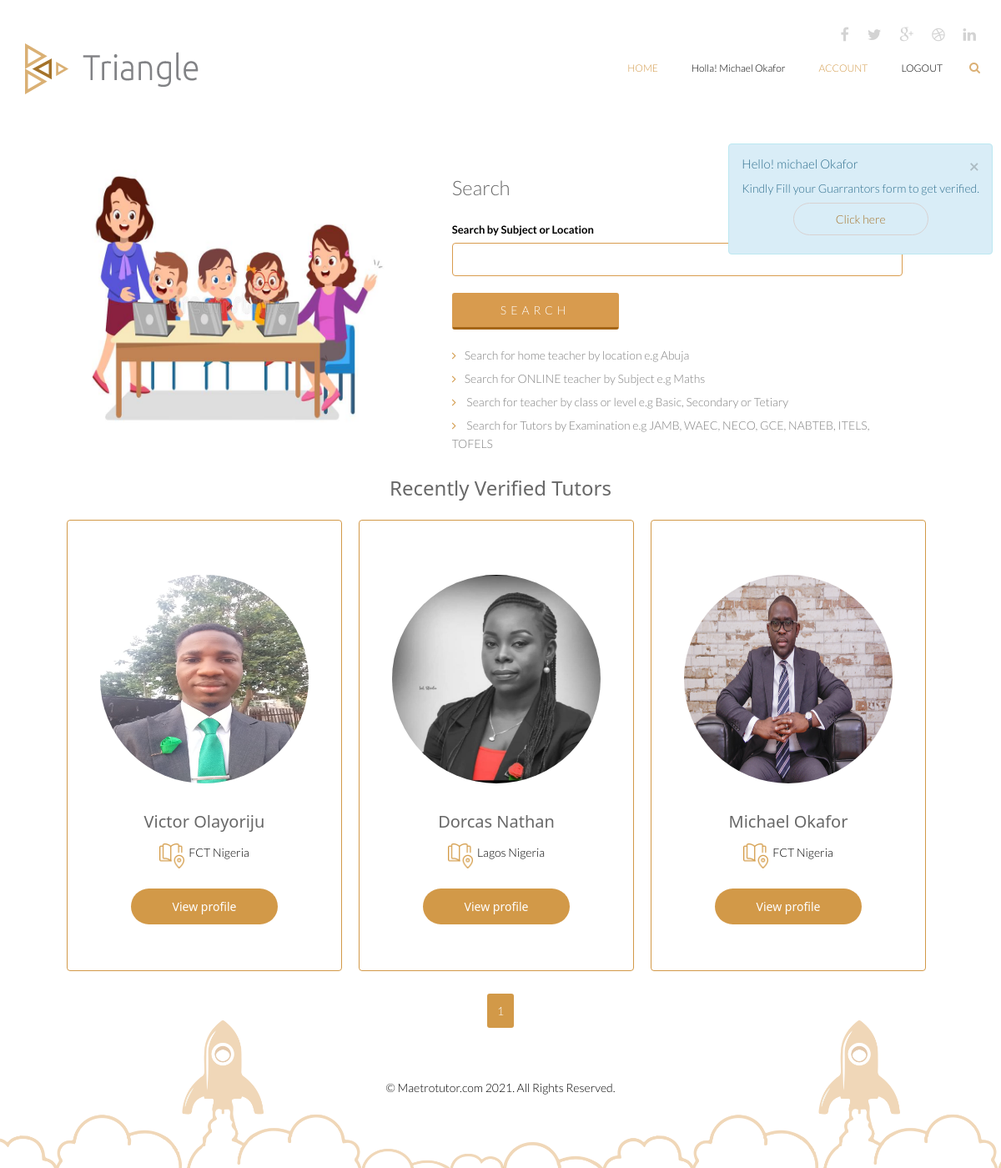
Screenshot of /home (signed in) with the database file from the repository.
### triangle/models.py (models this page shows)
class User(db.Model, UserMixin):
    id = db.Column(db.Integer, primary_key=True)
    user_id = db.Column(db.String(255), nullable=True)
    name = db.Column(db.String(255), nullable=True)
    email = db.Column(db.String(255), unique=True, nullable=True)
    password = db.Column(db.String(255), nullable=False)
    secret_key = db.Column(db.String(255), nullable=True)
    phone = db.Column(db.String(255), nullable=True)
    gender = db.Column(db.String(255), nullable=True)
    online = db.Column(db.String(255), nullable=True)
    address = db.Column(db.String(255), nullable=True)
    role = db.Column(db.String(255), nullable=True)
    city = db.Column(db.String(255), nullable=True)
    state_of_origin = db.Column(db.String(255), nullable=True)
    country = db.Column(db.String(255), nullable=True)
    created_at = db.Column(db.DateTime(), default=datetime.utcnow)
    date_of_birth =db.Column(db.String(255), nullable=True)
    image = db.Column(db.String(255), nullable=True, default='default.jpg')
    tutor_image = db.Column(db.String(255), nullable=True, default='default.jpg')
    pro_status = db.Column(db.String(255), nullable=True, default= 0)
    online_status = db.Column(db.String(255), nullable=True, default= 0)
    bio_status = db.Column(db.String(255), nullable=True, default= 0)
    guarrantor_status = db.Column(db.String(255), nullable=True, default= 0)
    skill_status = db.Column(db.String(255), nullable=True, default= 0)
    subject_status = db.Column(db.String(255), nullable=True, default= 0)
    verify_status = db.Column(db.String(255), nullable=True, default= 0)
    activated_status = db.Column(db.String(255), nullable=True, default= 0)
    active = db.Column(db.Boolean())
    confirmed_at = db.Column(db.DateTime())

### triangle/routes.py (the view)
@app.route('/home', methods=['GET', 'POST'])
@login_required
def home():
  form = SearchForm()
  if form.validate_on_submit():
    page = request.args.get('page', 1, type=int)
    teachers = (Bio).query.join(Skill, Bio.email == Skill.email ).join(Category, Bio.email == Category.email ).filter(or_(Skill.skill_name.like(f'%{form.name.data}%'),
      Bio.city.like(f'%{form.name.data}%'),
      Category.category_name.like(f'%{form.name.data}%'))).distinct().paginate(page = page,  per_page=3)
    if teachers:
      return render_template('/home.html', title='Search', teachers = teachers, form=form)
    else:
      return 'No recent found'
  else:
    page = request.args.get('page', 1, type=int)
    tutors = User.query.filter_by(role= "Tutor").order_by(User.created_at.desc()).paginate(page = page,  per_page=3)
    return render_template('/home.html', title='home',form=form, tutors = tutors)

### triangle/templates/home.html (shortened to what this page needs)
{% extends 'layout/base.html' %}
{% block content %}
     {% if current_user.role == 'Tutor' %}
         {% if current_user.bio_status == '0' %}
            <div class="alert alert-warning fade in"  style="max-width:400px; position: absolute;right:10px;z-index: 90;">
                <button type="button" class="close" data-dismiss="alert" aria-hidden="true">×</button>
                <h4 style="font-size: 15px;">Hello!  {{current_user.name}}</h4>
                <p>Please complete your registration to make users find you.</p>
                <center style="margin:15px"><a href="{{url_for('bio')}}" style="width:200px; height:60px; padding:10px 50px; border:1px solid rgb(216, 210, 210); border-radius:50px">Click here</a></center>
            </div>
             {% elif current_user.guarrantor_status == '0' %}
              <div class="alert alert-info fade in"  style="max-width:400px; position: absolute;right:10px;z-index: 90;">
                <button type="button" class="close" data-dismiss="alert" aria-hidden="true">×</button>
                <h4 style="font-size: 15px;">Hello!  {{current_user.name}}</h4>
                <p>Kindly Fill your Guarrantors form to get verified.</p>
                <center style="margin:15px"><a href="{{url_for('guarrantor')}}" style="width:200px; height:60px; padding:10px 50px; border:1px solid rgb(216, 210, 210); border-radius:50px">Click here</a></center>
            </div>
         {% endif %}
     {% endif %}
        <div class="container" id="md-slide">
            <div class="row">
                        <div id="carousel-example-generic" class="carousel slide"  data-ride="carousel" >
                            <div class="carousel-inner">
                                <div class="item active">
                                    <img src="/static/images/new/home11.jpg" style="width:380px; height:380px" alt="">
                                </div>
                            </div>
                           </div>
                        </div>
                <div class="col-sm-6 padding-top wow fadeInDown" data-wow-duration="1000ms" data-wow-delay="0ms" id="md-search">
                        <div class="contact-form bottom" >
                            <h2>Search</h2>
                           <form  method="post" action=""  accept-charset="UTF-8" autocomplete="off">
                                <div class="form-group">
                                    {{ form.name.label(class="form-label", style="font-size:13px;") }}
                                        {% if form.name.errors %}
                                        {{ form.name(class="form-control is-invalid") }}
                                          <ul class="errors">
                                            {% for error in form.name.errors %}
                                              <li>{{ error }}</li>
                                            {% endfor %}
                                          </ul>
                                          {% else %}
                                           {{ form.name(class="form-control",  autocomplete="off", id="md-phone") }}
                                    {% endif %}
                                </div>
                                <div class="form-group">
                                 {{ form.submit(class="btn btn-submit", autocomplete="off",style="width:200px") }}
                                </div>
                            </form>
                        </div>
                    <ul class="elements">
                        <li class="wow fadeInUp" data-wow-duration="900ms" data-wow-delay="100ms"><i class="fa fa-angle-right" ></i><span  style="color:gray;font-size: 14px;">Search for home teacher by location e.g Abuja</span></li>
                        <li class="wow fadeInUp" data-wow-duration="800ms" data-wow-delay="200ms"><i class="fa fa-angle-right"></i><span  style="color:gray;font-size: 14px;">Search for ONLINE teacher by Subject e.g Maths</span></li>
                        <li class="wow fadeInUp" data-wow-duration="700ms" data-wow-delay="300ms"><i class="fa fa-angle-right"></i> <span  style="color:gray;font-size: 14px;">Search for teacher by class or level e.g Basic, Secondary or Tetiary</span></li>
                        <li class="wow fadeInUp" data-wow-duration="600ms" data-wow-delay="400ms"><i class="fa fa-angle-right"></i> <span  style="color:gray;font-size: 14px;">Search for Tutors by Examination e.g JAMB, WAEC, NECO, GCE, NABTEB, ITELS, TOFELS</span></li>
                    </ul>
                </div>
            </div>
    {% if teachers %}
        <section id="services">
       <center><h2 style="font-family: system-ui;"> <span  style="color:#d29948; font-weight: 400">{{teachers.query.count()}}</span> Search Result</h2> </center>
        <div class="container" id="recent-cover">
            <div class="row" id="recent-container">
         {% if teachers.query.count() > 0 %}
               {% for teacher in teachers.items %}
                <div class="col-sm-4 text-center padding wow fadeIn" data-wow-duration="1000ms" data-wow-delay="300ms" id="recent-box">
                    <div class="single-service">
                        <div class="wow scaleIn" data-wow-duration="500ms" data-wow-delay="300ms">
                            <img src="{{url_for('static', filename='user_uploads/' + teacher.image)}}" alt="" style="width:250px; height:250px; border-radius: 100%;">
                        </div>
                        <h2 style="font-family: system-ui;font-size:20px;text-transform:capitalize;">{{teacher.name}}</h2>
                        <center><div style="display: flex;justify-content: center;"><img src="/static/images/new/locatio.png" style="width:30px; height:30px; margin-right:5px">{{teacher.city}} Nigeria</div></center>
                    </div>
                    <a href="{{url_for('detail', email= teacher.email )}}" style="width:100px; height:60px; border:none; padding:12px 50px; color:#ffffff; background-color: #d29948;border-radius: 40px;font-family: system-ui;">View profile</a>
                </div>
                {% endfor %}
            </div>
             <br>
                 <center>
                  {% for page_num in teachers.iter_pages(left_edge=1, right_edge=1, left_current=1, right_current=2) %}
                      {% if page_num %}
                           {% if teachers.page == page_num %}
   <a style="background-color: #d29948; color:#ffffff; padding: 12px; border-radius:3px; margin-top:0px" href="{{url_for('home', page= page_num )}}">{{page_num}}</a>
                            {% else %}
   <a style="border:1px solid #d29948; padding: 12px; border-radius:3px; margin-top:0px" href="{{url_for('home', page= page_num )}}">{{page_num}}</a>
                            {% endif %}
                          {% else %}
                      {% endif %}
                  {% endfor %}
               {% else %}
                     <center>
                     <img src="/static/images/new/loupe.png" style="object-fit:contain; width:80px;height:80px"  alt="no result">
                     <div class="card bordered-1 shadow-sm" id="md-search-text-cover">
                 <h4 id="md-search-text">Sorry there seem to be no available Tutor for your search or in that location. Kindly try the next closest location</h4></div>
                     </center>
                    {% endif %}
        </div>
    </section>
{% else %}
 <section id="services">
       <center><h2 style="font-family: system-ui;">Recently Verified Tutors</h2> </center>
        <div class="container" id="recent-cover">
            <div class="row" id="recent-container">
            {% for tutor in tutors.items %}
                <div class="col-sm-4 text-center padding wow fadeIn" data-wow-duration="1000ms" data-wow-delay="300ms" id="recent-box">
                    <div class="single-service">
                        <div class="wow scaleIn" data-wow-duration="500ms" data-wow-delay="300ms">
                            <img src="{{url_for('static', filename='user_uploads/' + tutor.image)}}" alt="" style="width:250px; height:250px; border-radius: 100%;">
                        </div>
                        <h2 style="font-family: system-ui;font-size:20px;text-transform:capitalize;">{{tutor.name}}</h2>
                        <center><div style="display: flex;justify-content: center;"><img src="/static/images/new/locatio.png" style="width:30px; height:30px; margin-right:5px">{{tutor.city}} Nigeria</div></center>
                    </div>
                    <a href="{{url_for('detail', email= tutor.email )}}" style="width:100px; height:60px; border:none; padding:12px 50px; color:#ffffff; background-color: #d29948;border-radius: 40px;font-family: system-ui;">View profile</a>
                </div>
                {% endfor %}
            </div>
             <br>
                 <center>
                  {% for page_num in tutors.iter_pages(left_edge=1, right_edge=1, left_current=1, right_current=2) %}
                      {% if page_num %}
                           {% if tutors.page == page_num %}
   <a style="background-color: #d29948; color:#ffffff; padding: 12px; border-radius:3px; margin-top:0px" href="{{url_for('home', page= page_num )}}">{{page_num}}</a>
                            {% else %}
   <a style="border:1px solid #d29948; padding: 12px; border-radius:3px; margin-top:0px" href="{{url_for('home', page= page_num )}}">{{page_num}}</a>
                            {% endif %}
                      {% endif %}
                  {% endfor %}
                </center>
        </div>
    </section>
      {% endif %}
{% endblock  %}

### triangle/templates/layout/base.html (shortened to what this page needs)
<!DOCTYPE html>
<html lang="en">
<head>
         <link href="/static/css/bootstrap.min.css" rel="stylesheet">
    <link href="/static/css/font-awesome.min.css" rel="stylesheet">
    <link href="/static/css/animate.min.css" rel="stylesheet">
	<link href="/static/css/main.css" rel="stylesheet">
	<link href="/static/css/responsive.css" rel="stylesheet">
</head>
<body>
	<header id="header">
        <div class="container">
            <div class="row">
                <div class="col-sm-12 overflow">
                   <div class="social-icons pull-right">
                        <ul class="nav nav-pills">
                            <li><a href=""><i class="fa fa-facebook"></i></a></li>
                            <li><a href=""><i class="fa fa-twitter"></i></a></li>
                            <li><a href=""><i class="fa fa-google-plus"></i></a></li>
                            <li><a href=""><i class="fa fa-dribbble"></i></a></li>
                            <li><a href=""><i class="fa fa-linkedin"></i></a></li>
                        </ul>
                    </div>
                </div>
             </div>
        </div>
        <div class="navbar navbar-inverse" role="banner">
            <div class="container">
                <div class="navbar-header">
                    <a class="navbar-brand" href="{{url_for('index')}}">
                    	<h1><img src="/static/images/logo.png" alt="logo"></h1>
                    </a>
                </div>
                {% if current_user.is_authenticated:  %}
                    {% if current_user.role == 'Tutor' %}
                    <div class="collapse navbar-collapse">
                    <ul class="nav navbar-nav navbar-right">
                     <li class="active"><a href="{{url_for('home')}}">Home</a></li>
                        <li ><a href="{{url_for('home')}}" style="text-transform: capitalize;">Holla! {{current_user.name}}</a></li>
                                {% if current_user.bio_status == 0 %}
                                <li class="active"><a href="{{url_for('bio')}}">Account</a></li>
                                 {% else %}
                                <li class="active"><a href="{{url_for('profile')}}">Account</a></li>
                                {% endif %}
                        <li><a href="{{url_for('logout')}}">Logout</a></li>
                    </ul>
                 </div>
                 {% endif %}
                {% endif %}
                <div class="search">
                    <form role="form">
                        <i class="fa fa-search"></i>
                    </form>
                </div>
            </div>
        </div>
    </header>
    {% block content %}
    {% endblock %}
    <footer id="footer">
        <div class="container">
            <div class="row">
                <div class="col-sm-12">
                    <div class="copyright-text text-center">
                        <p>&copy; Maetrotutor.com 2021. All Rights Reserved.</p>
                    </div>
                </div>
            </div>
        </div>
    </footer>
</body>
</html>

### rows the page displays
User: name "Michael Okafor", name "michael Okafor", image (picture), city "FCT"
User: image (picture), name "Victor Olayoriju", city "FCT"
User: image (picture), name "Dorcas Nathan", city "Lagos"

### other values shown
{{ page_num }} "1"
